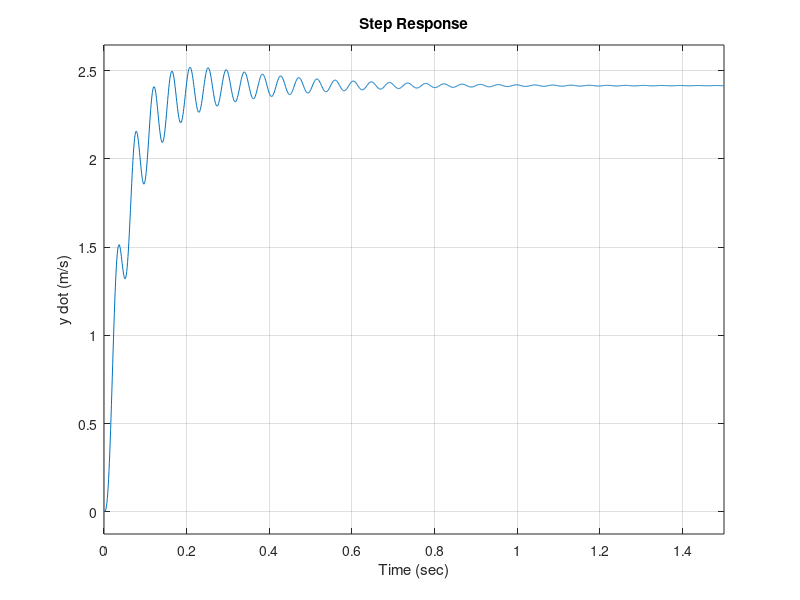

MATLAB code to generate this figure:
% Chapter 3: Figure 3.38

%

% Model Parameters

k=10; M1=0.02; M2=0.0005; b1=410e-03; b2=4.1e-03;

t=[0:0.001:1.5];

% State Space Model

A=[0 0 1 0;0 0 0 1;-k/M1 k/M1 -b1/M1 0; k/M2 -k/M2 0 -b2/M2];

B=[0;0;1/M1;0]; C=[0 0 0 1]; D=[0];

sys=ss(A,B,C,D);

% Simulated step Response

step(sys,t);

xlabel('Time (sec)'), ylabel('y dot (m/s)')
